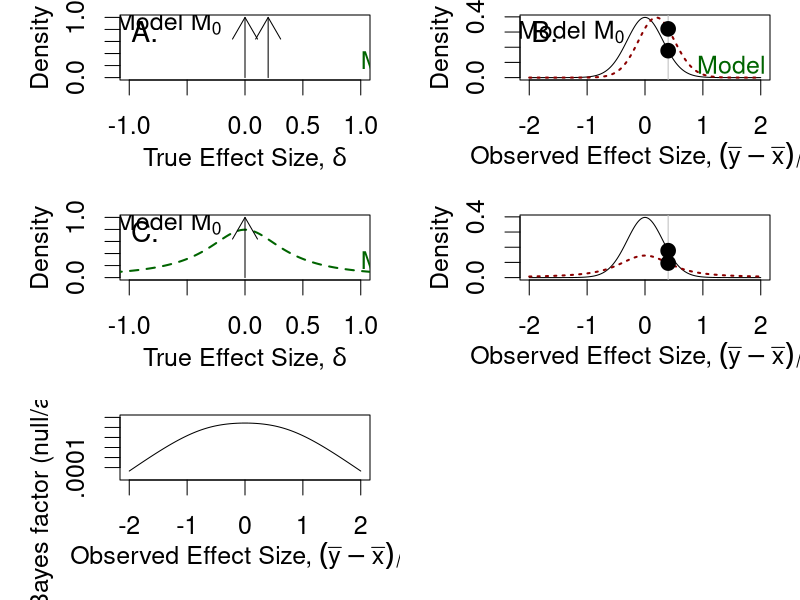

Write the R code that produced this figure.
#library('msm')
#one and two-sample implemented

setwd("~/VG2-Bayes/")
N=40  #two-sample
# N=20 #one-sample

z=seq(-2, 2,.005) # over what interval do we plot?
I=length(z)

pdf('BFFigure.pdf', width=8, height=11) # attempting to scale approximately to A4 dimensions #width=12,height=24) 
par(mfrow=c(3,2),cex=1.5,mar=c(4,4,.5,1),mgp=c(2.2,1,0)) # 

#Cauchy
s=.4 # set scale
f=dcauchy(z,0,s) # get density function over interval Z for cauchy w/ scale s

# Epred gives prediction of the null model:
EDens=function(obs,N) dt(sqrt(N)/2*obs,(N-2))
# EDens=function(obs,N) dt(sqrt(N)*obs,N-1) # pdf of expected data (will treat N as constant) 
# effect size above is t-value * sqrt(N) so that it is scaled to standard dev. not standard error.
Epred=EDens(z,N) # run this over z for the expected data given H0

# Ppred gives prediction of the point-alternative effect model:
PDens = function(obs, N) dt(sqrt(N)/2*obs, N-2, ncp = sqrt(N)/2*.2)
Ppred = PDens(z, N)

# Cpred gives prediction of the Cauchy-distributed effect model:
Cintgrand=function(delta,obs,N) dt(sqrt(N/2)*obs,2*(N-1),sqrt(N/2)*delta)*dcauchy(delta,0,s)
#Cintgrand=function(delta,obs,N) {
#  dt(sqrt(N)*obs, df = N-1, ncp = sqrt(N) * delta) * dcauchy(delta, 0 ,s) # convolved t with cauchy
#  # This is product of prob of observed effect size at some effect size delta TIMES
#  # the prior probability of that effect size delta given the model (Cauchy with scale s)
#}
# integrate Cintgrand over obs=[-20, 20]
CDens=function(obs,N) integrate(Cintgrand,lower=-20,upper=20,obs=obs,N=N)$value 
# Now integrate over every possible effect size on z
Cpred=1:I
for (i in 1:I) Cpred[i]=CDens(z[i],N) # but obs is only two points?

# Npred gives prediction of Anderson's point hypothesis
Nintgrand = function(delta, obs, N) { # function of delta, treating obs and N as constants
  dt(sqrt(N/2)*obs, df = 2*(N-1), ncp = sqrt(N/2)*delta) * dnorm(delta, mean = 0.43, sd = .1)
}
NDens = function(obs, N) integrate(Nintgrand, lower=-20, upper=20, obs=obs, N=N, 
                                   subdivisions=1000, rel.tol = .Machine$double.eps^0.5)$value
Npred = 1:I
for (i in 1:I) Npred[i] = NDens(z[i], N)

############

# Plotting, row 1
# Priors:
plot(z,f,typ='n', # type 'n' for no plotting, just scales
     xlab=expression(paste("True Effect Size, ",delta)), xlim = c(-1, 1),
     ylab="Density",ylim=c(0,1)) 
#lines(z,f,col="darkgreen",lty=2,lwd=2) # draw Cauchy density function
arrows(0,0,0,1) # Draw Dirac for null hypothesis
arrows(.2,0,.2,1) # Draw Dirac for point-alternative hypothesis
# arrows(.21, 0, .21, 1, col="red") # Draw Dirac for Anderson's hypothesis (not truly Dirac but might as well be)
# text labels
# Add text for red dirac arrow?
text(-.2,.9,expression(paste("Model ",M[0])),adj=1)
text(1,.25,expression(paste("Model ",M[a])),col="darkgreen",adj=0)
mtext(side=3,adj=.05,cex=1.7,'A.',line=-1.1)

# Probabilities given data:
plot(z,Epred,typ='l',xlab=expression(paste("Observed Effect Size, ",(bar(y)-bar(x))/s)),ylab="Density")
lines(z,Ppred,lty=3,lwd=2,col='darkred') # data given point-alternative
obs = .4
abline(v=obs,col='grey')
points(obs,EDens(obs,N),cex=1.3,pch=19)
points(obs,PDens(obs,N),cex=1.3,pch=19)
PDens(obs,N)/EDens(obs,N)
#points(obs,CDens(obs[1],N),cex=1.3,pch=19,col='darkgreen')
#points(obs,NDens(obs, N), cex=1.3, pch=19, col='darkred')
#lines(z, Cpred,lty=2,lwd=2,col='darkgreen') # data given JZS prior
#lines(z, Npred, lty=3, lwd=2, col='darkred') # data given Anderson's hypothesis
text(-.35,.3,expression(paste("Model ",M[0])),adj=1)
text(.9,.07,expression(paste("Model ",M[a])),col="darkgreen",adj=0)
# points(obs[2],EDens(obs[2],N),cex=1.3,pch=21,bg='white',lwd=2)
# points(obs[2],CDens(obs[2],N),cex=1.3,pch=21,col='darkgreen',bg='white',lwd=2)
mtext(side=3,adj=.05,cex=1.7,'B.',line=-1.1)

# Plotting, row 2
# Priors
plot(z,f,typ='n', # type 'n' for no plotting, just scales
     xlab=expression(paste("True Effect Size, ",delta)), xlim = c(-1, 1),
     ylab="Density",ylim=c(0,1)) 
lines(z,f,col="darkgreen",lty=2,lwd=2) # draw Cauchy density function
arrows(0,0,0,1) # Draw Dirac for null hypothesis
# text labels
# Add text for red dirac arrow?
text(-.2,.9,expression(paste("Model ",M[0])),adj=1)
text(1,.25,expression(paste("Model ",M[a])),col="darkgreen",adj=0)
mtext(side=3,adj=.05,cex=1.7,'C.',line=-1.1)
# Probabilities given data:
plot(z,Epred,typ='l',xlab=expression(paste("Observed Effect Size, ",(bar(y)-bar(x))/s)),ylab="Density")
lines(z,Cpred,lty=3,lwd=2,col='darkred') # data given JZS-prior alternative
obs = .4
abline(v=obs,col='grey')
points(obs,EDens(obs,N),cex=1.3,pch=19)
points(obs,CDens(obs,N),cex=1.3,pch=19)
EDens(obs,N)/CDens(obs,N)

# Figure 1 E:
# BF10 vs observed effect size:
BF = function(obs, N) EDens(obs, N)/CDens(obs, N)
effect = seq(-2, 2, .005)
BFList = 1:length(effect)
for (i in 1:length(effect)) BFList[i] = EDens(effect[i],N)/CDens(effect[i],N)
plot(x=effect, xlab = expression(paste("Observed Effect Size, ",(bar(y)-bar(x))/s)),
     y=BFList, log="y", ylim=c(.00001, 10), ylab="Bayes factor (null/alternative)",
     typ='l',
     yaxt='n'
     )
axis(2, at=c(.0001, .001, .01, .1, 1, 10), 
     labels=c(".0001", ".001", ".01", ".1", "1", "10"),
     )

# Empty plot to fill last space?
frame()
dev.off()
# #################################################
# myRate=4
# myShape=3
# mySpec=function(z,rate,shape) .5*dgamma(z,shape=shape,rate=rate)+.5*dgamma(-z,shape=shape,rate=rate)
# f=mySpec(z,rate=myRate,shape=myShape)
# plot(z,f,typ='n',xlab=expression(paste("True Effect Size, ",delta)),ylab="Density",ylim=c(0,1))
# lines(z,f,col="darkgreen",lty=2,lwd=2)
# arrows(0,0,0,1)
# text(-.2,.9,expression(paste("Model ",M[0])),adj=1)
# text(1,.4,expression(paste("Model ",M[b])),col="darkgreen",adj=0)
# mtext(side=3,adj=.05,cex=1.7,'C.',line=-1.1)
# 
# Uintgrand=function(delta,obs,N)
#   #dt(sqrt(N/2)*obs,2*(N-1),sqrt(N/2)*delta)*mySpec(delta,rate=myRate,shape=myShape)
#   dt(sqrt(N)*obs,N-1,sqrt(N)*delta)*mySpec(delta,rate=myRate,shape=myShape)
# 
# UDens=function(obs,N) integrate(Uintgrand,lower=-6,upper=6,obs=obs,N=N)$value
# 
# Upred=1:I
# for (i in 1:I) Upred[i]=UDens(z[i],N)
# plot(z,Epred,typ='l',xlab=expression(paste("Observed Effect Size, ",(bar(y)-bar(x))/s)),ylab="Density")
# abline(v=obs,col='grey')
# lines(z,Upred,lty=2,lwd=2,col='darkgreen')
# text(-.35,.3,expression(paste("Model ",M[0])),adj=1)
# text(1.05,.08,expression(paste("Model ",M[b])),col="darkgreen",adj=0)
# points(obs[1],EDens(obs[1],N),cex=1.3,pch=19)
# points(obs[1],UDens(obs[1],N),cex=1.3,pch=19,col='darkgreen')
# points(obs[2],EDens(obs[2],N),cex=1.3,pch=21,bg='white',lwd=2)
# points(obs[2],UDens(obs[2],N),cex=1.3,pch=21,col='darkgreen',bg='white',lwd=2)
# mtext(side=3,adj=.05,cex=1.7,'D.',line=-1.1)
# 
# ####################
# 
# f=dtnorm(z,0,1,0,Inf)
# plot(z,f,typ='n',xlab=expression(paste("True Effect Size, ",delta)),ylab="Density",ylim=c(0,1))
# lines(z,f,col="darkgreen",lty=2,lwd=2)
# #lines(-z,f,typ='l',col="darkred",lwd=2,lty=2)
# arrows(0,0,0,1)
# text(-.2,.9,expression(paste("Model ",M[0])),adj=1)
# text(1.1,.5,expression(paste("Model ",M[p])),col="darkgreen",adj=0)
# mtext(side=3,adj=0,cex=1.5,'E.')
# 
# WMintgrand=function(delta,obs,N)
#   #dt(sqrt(N/2)*obs,2*(N-1),sqrt(N/2)*delta)*dtnorm(delta,0,1,0,Inf)
#   dt(sqrt(N)*obs,(N-1),sqrt(N)*delta)*dtnorm(delta,0,1,0,Inf)
# 
# WMDens=function(obs,N) integrate(WMintgrand,lower=0,upper=10,obs=obs,N=N)$value
# 
# WMpred=1:I
# for (i in 1:I) WMpred[i]=WMDens(z[i],N)
# plot(z,Epred,typ='l',xlab=expression(paste("Observed Effect Size, ",(bar(y)-bar(x))/s)),ylab="Density")
# abline(v=obs,col='grey')
# lines(z,WMpred,lty=2,lwd=2,col='darkgreen')
# lines(-z,WMpred,lty=3,lwd=2,col='darkred')
# text(-.35,.3,expression(paste("Model ",M[0])),adj=1)
# text(1.0,.13,expression(paste("Model ",M[p])),col="darkgreen",adj=0)
# text(-1.0,.13,expression(paste("Model ",M[n])),col="darkred",adj=1)
# points(obs[1],EDens(obs[1],N),cex=1.3,pch=19)
# points(obs[1],WMDens(obs[1],N),cex=1.3,pch=19,col='darkgreen')
# points(obs[2],EDens(obs[2],N),cex=1.3,pch=21,bg='white',lwd=2)
# points(obs[2],WMDens(obs[2],N),cex=1.3,pch=21,col='darkgreen',bg='white',lwd=2)
# points(obs[1],WMDens(-obs[1],N),cex=1.3,pch=19,col='darkred')
# points(obs[2],WMDens(-obs[2],N),cex=1.3,pch=21,col='darkred',bg='white',lwd=2)
# mtext(side=3,adj=.05,cex=1.7,'F.',line=-1.1)
# 
# 
# ######################
# plot(z,f,typ='n',xlab=expression(paste("True Effect Size, ",delta)),ylab="Density",ylim=c(0,1))
# arrows(0,0,0,1)
# arrows(.2,0,.2,1,lty=2,col='darkgreen',lwd=2)
# text(-.2,.9,expression(paste("Model ",M[0])),adj=1)
# text(.4,.9,expression(paste("Model ",M[d])),col="darkgreen",adj=0)
# mtext(side=3,adj=0,cex=1.5,'E.')
# mtext(side=3,adj=.05,cex=1.7,'G.',line=-1.1)
# 
# #ChDens=function(obs,N) dt(sqrt(N/2)*obs,2*(N-1),sqrt(N/2)*.2)
# ChDens=function(obs,N) dt(sqrt(N)*obs,N-1,sqrt(N)*.2)
# Chpred=ChDens(z,N)
# plot(z,Epred,typ='l',xlab=expression(paste("Observed Effect Size, ",(bar(y)-bar(x))/s)),ylab="Density")
# abline(v=obs,col='grey')
# lines(z,Chpred,lty=2,lwd=2,col='darkgreen')
# text(-.35,.3,expression(paste("Model ",M[0])),adj=1)
# text(.8,.1,expression(paste("Model ",M[d])),adj=0,col='darkgreen')
# points(obs[1],EDens(obs[1],N),cex=1.3,pch=19)
# points(obs[1],ChDens(obs[1],N),cex=1.3,pch=19,col='darkgreen')
# points(obs[2],EDens(obs[2],N),cex=1.3,pch=21,bg='white',lwd=2)
# points(obs[2],ChDens(obs[2],N),cex=1.3,pch=21,col='darkgreen',bg='white',lwd=2)
# mtext(side=3,adj=.05,cex=1.7,'H.',line=-1.1)
# 
# dev.off()
# 
# 
# bf=matrix(ncol=4,c(
#   CDens(obs[1],N)/EDens(obs[1],N),
#   CDens(obs[2],N)/EDens(obs[2],N),
#   UDens(obs[1],N)/EDens(obs[1],N),
#   UDens(obs[2],N)/EDens(obs[2],N),
#   WMDens(obs[1],N)/EDens(obs[1],N),
#   WMDens(obs[2],N)/EDens(obs[2],N),
#   ChDens(obs[1],N)/EDens(obs[1],N),
#   ChDens(obs[2],N)/EDens(obs[2],N)))
# 
# print(c(CDens(obs[1],N),EDens(obs[1],N)))
# print(c(CDens(obs[2],N),EDens(obs[2],N)))
